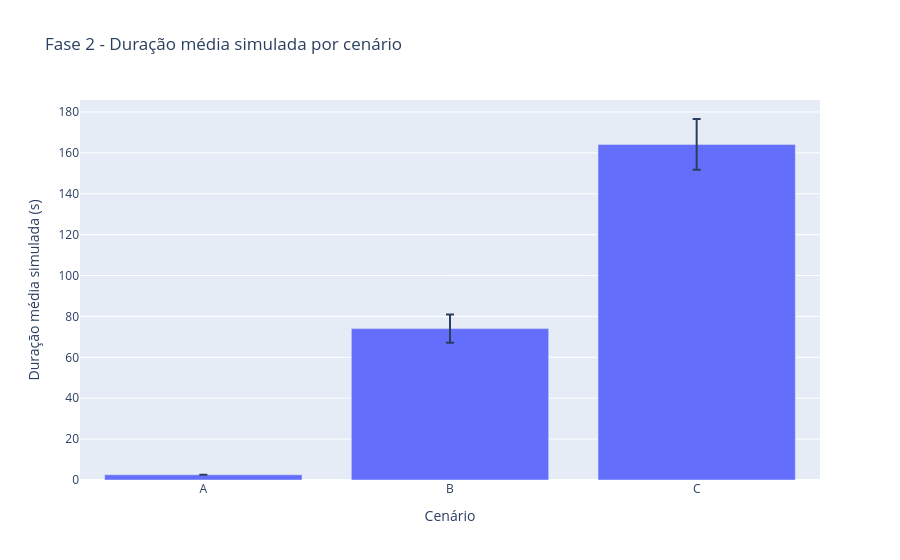

The cell this chart's notebook holds for it:
### Code cell
fig = px.bar(
    validation_summary,
    x="scenario",
    y="duration_mean",
    error_y="duration_std",
    title="Fase 2 - Duração média simulada por cenário",
    labels={
        "scenario": "Cenário",
        "duration_mean": "Duração média simulada (s)"
    }
)

fig.write_image(
    FIGURES_DIR / "fase2_duracao_simulada.png",
    width=1400,
    height=800
)

fig.show()

### Figure 1 — Plotly figure (JSON) as saved in the notebook; plotly's stock layout.template omitted (floating-point values rounded to 4 significant figures)
{"data": [{"error_y": {"array": [0.0, 6.954, 12.41]}, "hovertemplate": "Cenário=%{x}<br>Duração média simulada (s)=%{y}<extra></extra>", "legendgroup": "", "marker": {"color": "#636efa", "pattern": {"shape": ""}}, "name": "", "orientation": "v", "showlegend": false, "textposition": "auto", "type": "bar", "x": ["A", "B", "C"], "xaxis": "x", "y": [2.56, 74.04, 164.1], "yaxis": "y"}], "layout": {"barmode": "relative", "legend": {"tracegroupgap": 0}, "title": {"text": "Fase 2 - Duração média simulada por cenário"}, "xaxis": {"anchor": "y", "domain": [0, 1], "title": {"text": "Cenário"}}, "yaxis": {"anchor": "x", "domain": [0, 1], "title": {"text": "Duração média simulada (s)"}}}}
